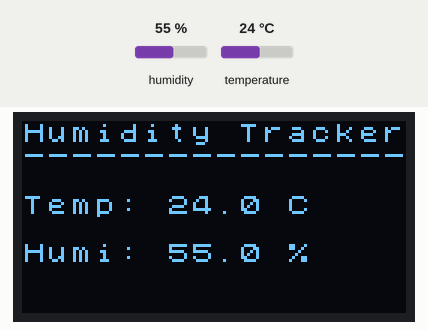
Bench run of a sketch on a simulated Arduino Uno, built with avr-gcc and run on an emulated ATmega328P. On the bench: 128×64 one-colour display. The test bench sets the inputs (shaded band); at power-on: humidity 55 %, temperature 24 °C. What the sketch prints to the serial monitor is not drawn.

Above: at 1.4 s.
1.5 s: humidity set to 22 %
At 3.8 s:
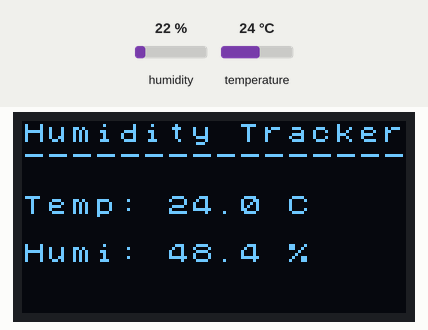
6.0 s: temperature set to 12 °C
At 7.4 s:
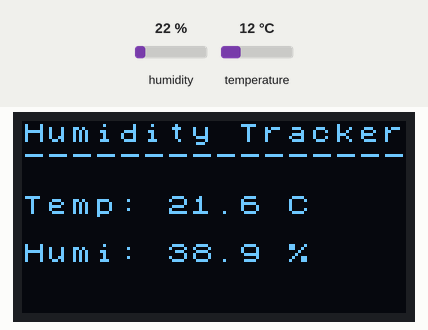
10.4 s: humidity set to 40 %
At 12.1 s:
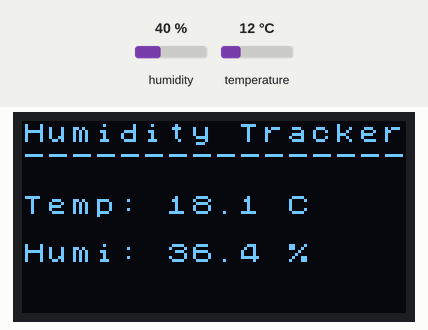
14.7 s: temperature set to 19 °C
At 16.9 s:
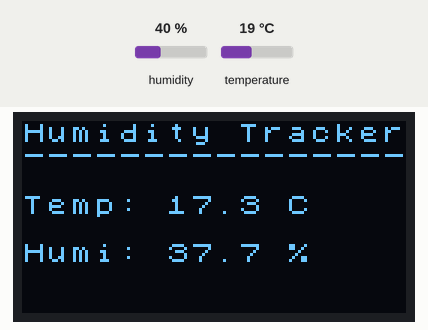
Timing chart, 0 to 18.4 s (numbered marks = the images above; inputs shaded):
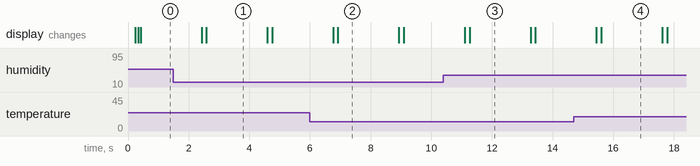

Measured:
- after the input at 1.5 s, the display: first differs from a run without the input after 1.1 s (image 1)
- what the display in image 1 shows lasts 2.0 s, from 2.6 s to 4.6 s

The sketch:

humidity_tracker.ino
```cpp
#include <Arduino_SensorKit.h>

// ---------------------------------------------------------------------------
// Exponential Moving Average (EMA) filter
//   filtered = ALPHA * raw + (1 - ALPHA) * filtered
//   Lower ALPHA  → smoother but slower to track real changes (e.g. 0.1)
//   Higher ALPHA → faster but noisier                        (e.g. 0.5)
// ---------------------------------------------------------------------------
const float ALPHA = 0.2;

float filteredTemp = NAN;
float filteredHumi = NAN;

float applyEMA(float newValue, float prev) {
  if (isnan(newValue)) return prev;        // discard bad reading, keep last
  if (isnan(prev))     return newValue;    // first valid reading: seed filter
  return ALPHA * newValue + (1.0 - ALPHA) * prev;
}

// ---------------------------------------------------------------------------

void setup() {
  Serial.begin(9600);

  // Initialize OLED display (I2C)
  Oled.begin();
  Oled.setFont(u8x8_font_chroma48medium8_r);

  // Initialize DHT sensor on D3
  Environment.begin();

  // Static labels (drawn once)
  Oled.setCursor(0, 0);
  Oled.print("Humidity Tracker");
  Oled.setCursor(0, 1);
  Oled.print("----------------");
  Oled.setCursor(0, 3);
  Oled.print("Temp:");
  Oled.setCursor(0, 5);
  Oled.print("Humi:");
}

void loop() {
  float rawTemp = Environment.readTemperature();
  float rawHumi = Environment.readHumidity();

  filteredTemp = applyEMA(rawTemp, filteredTemp);
  filteredHumi = applyEMA(rawHumi, filteredHumi);

  // Machine-readable line parsed by the Python server
  // Format: LOG:<temperature>:<humidity>
  if (!isnan(filteredTemp) && !isnan(filteredHumi)) {
    Serial.print("LOG:");
    Serial.print(filteredTemp, 1);
    Serial.print(":");
    Serial.println(filteredHumi, 1);
  }

  // Update OLED (only when we have a valid filtered value)
  if (!isnan(filteredTemp)) {
    Oled.setCursor(6, 3);
    Oled.print("          ");   // clear previous value
    Oled.setCursor(6, 3);
    Oled.print(filteredTemp, 1);
    Oled.print(" C");
  }

  if (!isnan(filteredHumi)) {
    Oled.setCursor(6, 5);
    Oled.print("          ");   // clear previous value
    Oled.setCursor(6, 5);
    Oled.print(filteredHumi, 1);
    Oled.print(" %");
  }

  delay(2000); // Refresh every 2 seconds
}
```
